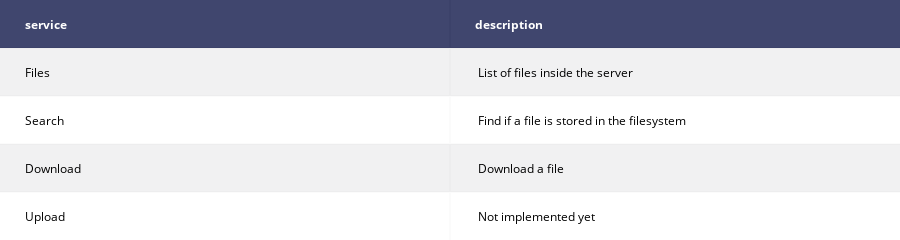

Notebook cell for this chart:
### Code cell
#Connecton to list of files
data = pd.read_json(Piserver + 'files')
data.to_csv('data.csv',index=False )
df = pd.read_csv('data.csv')
table = ff.create_table(df)

py.iplot(tablaServicios, filename='tablaServicios')

### Figure 1 — Plotly figure (JSON) as saved in the notebook; plotly's stock layout.template omitted (floating-point values rounded to 4 significant figures)
{"data": [{"colorscale": [[0, "#00083e"], [0.5, "#ededee"], [1, "#ffffff"]], "hoverinfo": "none", "opacity": 0.75, "showscale": false, "type": "heatmap", "uid": "aa5fc740-ea5a-11e8-be0d-74d02b11e3df", "z": [[0, 0], [0.5, 0.5], [1, 1], [0.5, 0.5], [1, 1]]}], "layout": {"annotations": [{"align": "left", "font": {"color": "#ffffff"}, "showarrow": false, "text": "<b>service</b>", "x": -0.45, "xanchor": "left", "xref": "x", "y": 0, "yref": "y"}, {"align": "left", "font": {"color": "#ffffff"}, "showarrow": false, "text": "<b>description</b>", "x": 0.55, "xanchor": "left", "xref": "x", "y": 0, "yref": "y"}, {"align": "left", "font": {"color": "#000000"}, "showarrow": false, "text": "Files", "x": -0.45, "xanchor": "left", "xref": "x", "y": 1, "yref": "y"}, {"align": "left", "font": {"color": "#000000"}, "showarrow": false, "text": " List of files inside the server", "x": 0.55, "xanchor": "left", "xref": "x", "y": 1, "yref": "y"}, {"align": "left", "font": {"color": "#000000"}, "showarrow": false, "text": "Search", "x": -0.45, "xanchor": "left", "xref": "x", "y": 2, "yref": "y"}, {"align": "left", "font": {"color": "#000000"}, "showarrow": false, "text": " Find if a file is stored in the filesystem ", "x": 0.55, "xanchor": "left", "xref": "x", "y": 2, "yref": "y"}, {"align": "left", "font": {"color": "#000000"}, "showarrow": false, "text": "Download", "x": -0.45, "xanchor": "left", "xref": "x", "y": 3, "yref": "y"}, {"align": "left", "font": {"color": "#000000"}, "showarrow": false, "text": " Download a file ", "x": 0.55, "xanchor": "left", "xref": "x", "y": 3, "yref": "y"}, {"align": "left", "font": {"color": "#000000"}, "showarrow": false, "text": "Upload", "x": -0.45, "xanchor": "left", "xref": "x", "y": 4, "yref": "y"}, {"align": "left", "font": {"color": "#000000"}, "showarrow": false, "text": " Not implemented yet", "x": 0.55, "xanchor": "left", "xref": "x", "y": 4, "yref": "y"}], "height": 200, "margin": {"b": 0, "l": 0, "r": 0, "t": 0}, "xaxis": {"dtick": 1, "gridwidth": 2, "showticklabels": false, "tick0": -0.5, "ticks": "", "zeroline": false}, "yaxis": {"autorange": "reversed", "dtick": 1, "gridwidth": 2, "showticklabels": false, "tick0": 0.5, "ticks": "", "zeroline": false}}}
